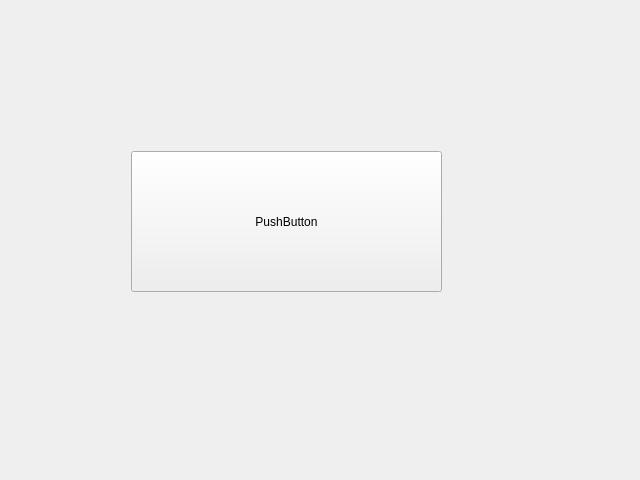
<?xml version="1.0" encoding="UTF-8"?>
<ui version="4.0">
 <class>Form</class>
 <widget class="QWidget" name="Form">
  <property name="geometry">
   <rect>
    <x>0</x>
    <y>0</y>
    <width>640</width>
    <height>480</height>
   </rect>
  </property>
  <property name="windowTitle">
   <string>Form</string>
  </property>
  <layout class="QGridLayout" name="gridLayout">
   <item row="0" column="0">
    <widget class="QStackedWidget" name="stackedWidget">
     <property name="currentIndex">
      <number>2</number>
     </property>
     <widget class="QWidget" name="sun">
      <property name="enabled">
       <bool>true</bool>
      </property>
      <widget class="QTextBrowser" name="textBrowser">
       <property name="geometry">
        <rect>
         <x>60</x>
         <y>100</y>
         <width>451</width>
         <height>231</height>
        </rect>
       </property>
       <property name="html">
        <string>&lt;!DOCTYPE HTML PUBLIC &quot;-//W3C//DTD HTML 4.0//EN&quot; &quot;http://www.w3.org/TR/REC-html40/strict.dtd&quot;&gt;
&lt;html&gt;&lt;head&gt;&lt;meta name=&quot;qrichtext&quot; content=&quot;1&quot; /&gt;&lt;style type=&quot;text/css&quot;&gt;
p, li { white-space: pre-wrap; }
&lt;/style&gt;&lt;/head&gt;&lt;body style=&quot; font-family:'SimSun'; font-size:9pt; font-weight:400; font-style:normal;&quot;&gt;
&lt;p style=&quot; margin-top:0px; margin-bottom:0px; margin-left:0px; margin-right:0px; -qt-block-indent:0; text-indent:0px;&quot;&gt;你好&lt;/p&gt;&lt;/body&gt;&lt;/html&gt;</string>
       </property>
      </widget>
     </widget>
     <widget class="QWidget" name="page_3">
      <widget class="QListWidget" name="listWidget">
       <property name="geometry">
        <rect>
         <x>60</x>
         <y>60</y>
         <width>256</width>
         <height>192</height>
        </rect>
       </property>
       <item>
        <property name="text">
         <string>新建项目</string>
        </property>
       </item>
       <item>
        <property name="text">
         <string>新建项目</string>
        </property>
       </item>
       <item>
        <property name="text">
         <string>新建项目</string>
        </property>
       </item>
      </widget>
     </widget>
     <widget class="QWidget" name="page_2">
      <widget class="QPushButton" name="pushButton">
       <property name="geometry">
        <rect>
         <x>120</x>
         <y>140</y>
         <width>311</width>
         <height>141</height>
        </rect>
       </property>
       <property name="text">
        <string>PushButton</string>
       </property>
      </widget>
     </widget>
    </widget>
   </item>
  </layout>
 </widget>
 <resources/>
 <connections/>
</ui>
